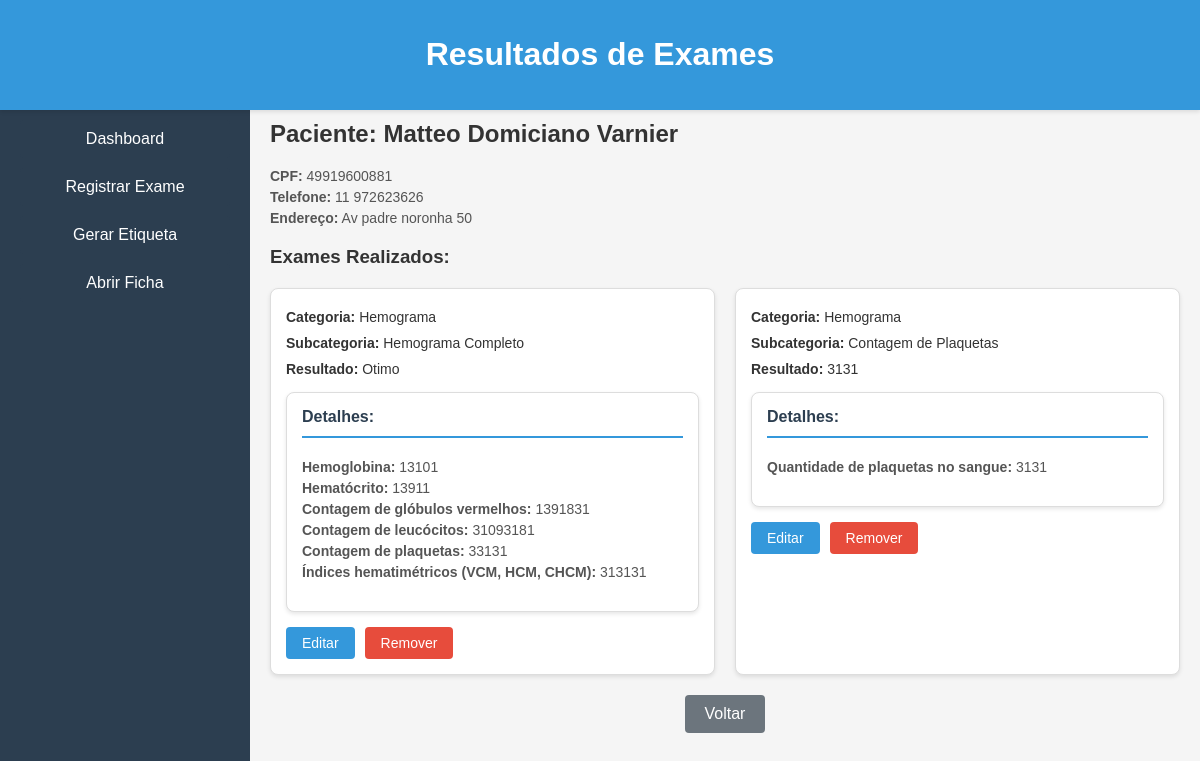
The app's page /results with its own data.
### app/models.py (models this page shows, shortened)
class Exam(db.Model):
    id = db.Column(db.Integer, primary_key=True)
    patient_name= db.Column(db.Integer, db.ForeignKey('user.id'), nullable=False)  # Relação com User
    category = db.Column(db.String(100), nullable=False)
    subcategory = db.Column(db.String(100), nullable=False)
    result = db.Column(db.String(100), nullable=False)
    details = db.Column(JSON)  # Campo JSON para armazenar os detalhes específicos

class User(db.Model):
    id = db.Column(db.Integer, primary_key=True)
    patient_name = db.Column(db.String(100), nullable=False)
    cpf = db.Column(db.String(14), nullable=False)
    phone = db.Column(db.String(15), nullable=False)
    address = db.Column(db.String(200), nullable=False)
    category = db.Column(db.String(100), nullable=False)
    subcategory = db.Column(db.String(100), nullable=False)

### app/app.py (the view)
@app.route('/results')
def results():
    exams = Exam.query.all()
    grouped_exams = defaultdict(lambda: {"category": None, "exams": [], "patient_info": {}})
    for exam in exams:
        user = User.query.filter_by(patient_name=exam.patient_name).first()
        if user:
            grouped_exams[exam.patient_name]["patient_info"] = {
                "cpf": user.cpf,
                "phone": user.phone,
                "address": user.address
            }
        if not grouped_exams[exam.patient_name]["category"]:
            grouped_exams[exam.patient_name]["category"] = exam.category
        grouped_exams[exam.patient_name]["exams"].append({
            "id": exam.id,
            "subcategory": exam.subcategory,
            "result": exam.result,
            "details": exam.details
        })
    return render_template('result.html', grouped_exams=grouped_exams)

### app/templates/result.html (shortened to what this page needs)
<!DOCTYPE html>
<html lang="pt-BR">
<head>
    <link rel="stylesheet" href="{{ url_for('static', filename='style/results.css') }}">
</head>
<body>
    <div class="sidebar">
        <div class="sidebar-content">
            <div class="sidebar-box">
                <a href="{{ url_for('home') }}" class="btn-option">Dashboard</a>
                <a href="{{ url_for('exame') }}" class="btn-option">Registrar Exame</a>
                <a href="{{ url_for('generate_label') }}" class="btn-option">Gerar Etiqueta</a>
                <a href="{{ url_for('client_record_search') }}" class="btn-option">Abrir Ficha</a>
            </div>
        </div>
    </div>
    <div class="fixed-header">
        <h1>Resultados de Exames</h1>
    </div>
    <div class="results-container">
        {% for patient_name, data in grouped_exams.items() %}
            <div class="patient-card">
                <h2>Paciente: {{ patient_name }}</h2>
                <div class="patient-info">
                    <p><strong>CPF:</strong> {{ data.patient_info.cpf }}</p>
                    <p><strong>Telefone:</strong> {{ data.patient_info.phone }}</p>
                    <p><strong>Endereço:</strong> {{ data.patient_info.address }}</p>
                </div>
                <h3>Exames Realizados:</h3>
                <div class="exams-list">
                    {% for exam in data.exams %}
                        <div class="exam-card">
                            <div class="exam-line">
                                <p><strong>Categoria:</strong> {{ data.category }}</p>
                            </div>
                            <div class="exam-line">
                                <p><strong>Subcategoria:</strong> {{ exam.subcategory }}</p>
                            </div>
                            <div class="exam-line">
                                <p><strong>Resultado:</strong> {{ exam.result }}</p>
                            </div>
                            {% if exam.details %}
                                <div class="details-box">
                                    <h4>Detalhes:</h4>
                                    <ul>
                                        {% for key, value in exam.details.items() %}
                                            <li><strong>{{ key }}:</strong> {{ value }}</li>
                                        {% endfor %}
                                    </ul>
                                </div>
                            {% endif %}
                            <div class="exam-actions">
                                <a href="{{ url_for('edit_exam', exam_id=exam.id) }}" class="btn-edit">Editar</a>
                                <form action="{{ url_for('delete_exam', exam_id=exam.id) }}" method="POST" style="display: inline;">
                                    <button type="submit" class="btn-delete">Remover</button>
                                </form>
                            </div>
                        </div>
                    {% endfor %}
                </div>
            </div>
        {% endfor %}
    </div>
    <button onclick="goBack()" class="btn-back">Voltar</button>
</body>
</html>

### app/static/style/results.css (style rules this page uses)
body { font-family: 'Arial', sans-serif; background-color: #f5f5f5; color: #333; margin: 0; padding: 0; padding-top: 80px; padding-left: 250px; }
.sidebar { width: 250px; height: 100vh; background-color: #2c3e50; color: white; position: fixed; top: 0; left: 0; z-index: 1000; overflow-y: auto; overflow-x: hidden; transition: left 0.3s ease; }
.sidebar-content { padding: 20px; padding-top: 70px; margin-top: 50px; }
.sidebar-box .btn-option { display: block; background-color: #2c3e50; color: white; padding: 10px; border: none; border-radius: 4px; text-align: center; margin-bottom: 10px; text-decoration: none; font-size: 16px; position: relative; overflow: hidden; }
.sidebar-box .btn-option::after { content: ""; position: absolute; left: 0; bottom: 0; width: 0; height: 2px; background-color: white; transition: width 0.3s ease-out; }
.exam-actions { margin-top: 15px; display: flex; gap: 10px; }
.btn-edit { background-color: #3498db; color: white; padding: 8px 16px; border: none; border-radius: 4px; text-decoration: none; font-size: 14px; cursor: pointer; }
.btn-delete { background-color: #e74c3c; color: white; padding: 8px 16px; border: none; border-radius: 4px; font-size: 14px; cursor: pointer; }
.fixed-header { position: fixed; top: 0; left: 0; width: 100%; background-color: #3498db; color: white; padding: 15px 0; text-align: center; box-shadow: 0 2px 4px rgba(0, 0, 0, 0.1); z-index: 1000; }
.results-container { padding: 20px; }
.patient-info { margin-bottom: 20px; }
.patient-info p { margin: 5px 0; font-size: 14px; color: #555; }
.exams-list { margin-top: 20px; display: grid; grid-template-columns: repeat(auto-fill, minmax(300px, 1fr)); gap: 20px; }
.exam-card { background-color: #ffffff; border: 1px solid #ddd; border-radius: 8px; padding: 15px; box-shadow: 0 2px 4px rgba(0, 0, 0, 0.1); }
.exam-line { margin-bottom: 10px; }
.exam-line p { margin: 5px 0; font-size: 14px; color: #333; }
.details-box { background-color: #ffffff; border: 1px solid #ddd; border-radius: 8px; padding: 15px; margin-top: 15px; box-shadow: 0 2px 4px rgba(0, 0, 0, 0.1); }
.details-box h4 { margin-top: 0; color: #2c3e50; border-bottom: 2px solid #3498db; padding-bottom: 10px; }
.details-box ul { list-style-type: none; padding: 0; }
.details-box ul li { margin: 5px 0; font-size: 14px; color: #555; }
.btn-back { background-color: #6c757d; color: white; padding: 10px 20px; border: none; border-radius: 4px; font-size: 16px; cursor: pointer; margin: 0 auto; display: block; width: fit-content; text-align: center; }

### records on screen
Exam: patient_name "Matteo Domiciano Varnier", patient_info.cpf "49919600881", patient_info.phone "11 972623626", patient_info.address "Av padre noronha 50", category "Hemograma", subcategory "Hemograma Completo", result "Otimo", details "Hemoglobina" "Hematócrito" "Contagem de glóbulos vermelhos" "Contagem de leucócitos" "Contagem de plaquetas" "Índices hematimétricos (VCM, HCM, CHCM)", details "13101" "13911" "1391831" "31093181" "33131" "313131"
Exam: subcategory "Contagem de Plaquetas", result "3131", details "Quantidade de plaquetas no sangue", details "3131"
